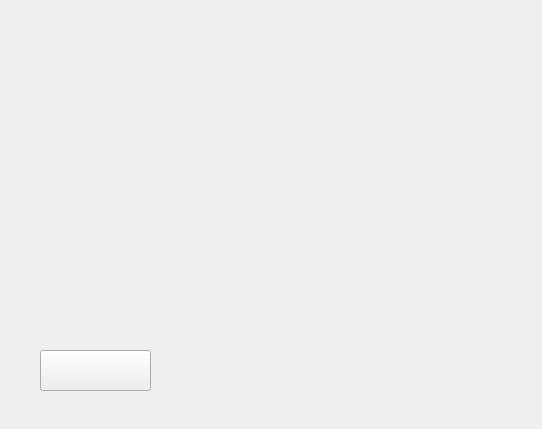
<?xml version="1.0" encoding="UTF-8"?>
<ui version="4.0">
 <class>Widget</class>
 <widget class="QWidget" name="Widget">
  <property name="geometry">
   <rect>
    <x>0</x>
    <y>0</y>
    <width>542</width>
    <height>429</height>
   </rect>
  </property>
  <property name="windowTitle">
   <string>Widget</string>
  </property>
  <widget class="QPushButton" name="switchButton">
   <property name="geometry">
    <rect>
     <x>40</x>
     <y>350</y>
     <width>111</width>
     <height>41</height>
    </rect>
   </property>
   <property name="autoFillBackground">
    <bool>true</bool>
   </property>
   <property name="text">
    <string/>
   </property>
   <property name="checkable">
    <bool>false</bool>
   </property>
   <property name="autoRepeat">
    <bool>false</bool>
   </property>
   <property name="flat">
    <bool>false</bool>
   </property>
  </widget>
 </widget>
 <layoutdefault spacing="6" margin="11"/>
 <resources/>
 <connections/>
</ui>
